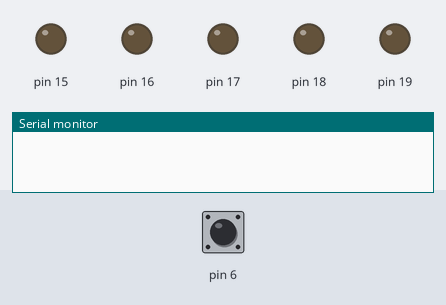
Bench run of a sketch on a simulated Arduino Uno, built with avr-gcc and run on an emulated ATmega328P. Parts: output pins drawn as LEDs (lit = HIGH), the last lines printed to the serial monitor. The inputs (shaded band) are chosen by the test bench; at power-on: pin 6 HIGH. Random numbers use the default seed unless the sketch sets one.

Above: at 1.2 s.
1.3 s: pin 6 pulled LOW for 3.2 s
At 2.1 s:
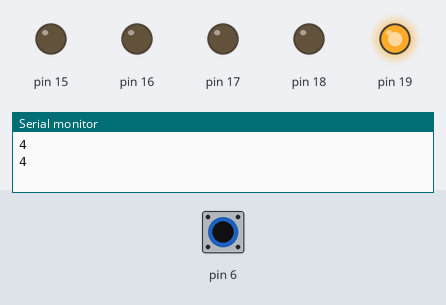
At 5.2 s:
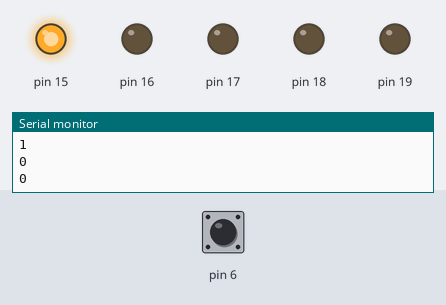
6.0 s: pin 6 pulled LOW for 0.15 s
At 6.8 s:
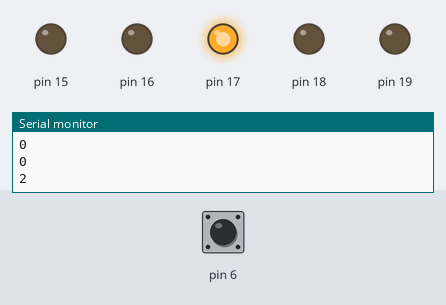
Timing chart, 0 to 9.0 s (numbered marks = the images above; inputs shaded):
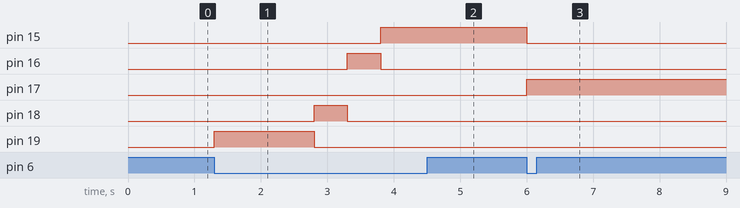

Measured:
- after the input at 1.3 s, pin 15: LOW → HIGH after 2.5 s; pin 16: LOW → HIGH after 2.0 s, → LOW 0.50 s later; pin 18: LOW → HIGH after 1.5 s, → LOW 0.50 s later; pin 19: LOW → HIGH at once, → LOW 1.5 s later
- after the input at 6.0 s, pin 15: HIGH → LOW at once; pin 17: LOW → HIGH at once

The sketch:

Soru7.ino
```cpp
void setup() {
  Serial.begin(9600);
  randomSeed(analogRead(0));

  for (int i = 15; i <= 19; i++)
    pinMode(i, OUTPUT);

  pinMode(6, INPUT_PULLUP);
}

void ledSondur(){
  for(int i = 15;i<=19;i++)
    digitalWrite(i, 0);
}

void loop() {
  int btnDeger = digitalRead(6);
  if (btnDeger == 0)  //btn basılı ise,PULL_UP olduğu için
  {
    //0 ve 299 arasında sınırlar dahil
    int rnd = random(5);  //0-1-2-3-4
    Serial.println(rnd);

    ledSondur();
    if (rnd == 0)
      digitalWrite(15, 1);
    else if (rnd == 1)
      digitalWrite(16, 1);
    else if (rnd == 2)
      digitalWrite(17, 1);
    else if (rnd == 3)
      digitalWrite(18, 1);
    else if (rnd == 4)
      digitalWrite(19, 1);


    // 10 ve 19 arasında sınırlar dahil
    //rnd = random(10, 20);
    //Serial.println(rnd);

    delay(500);
  }
}
```
